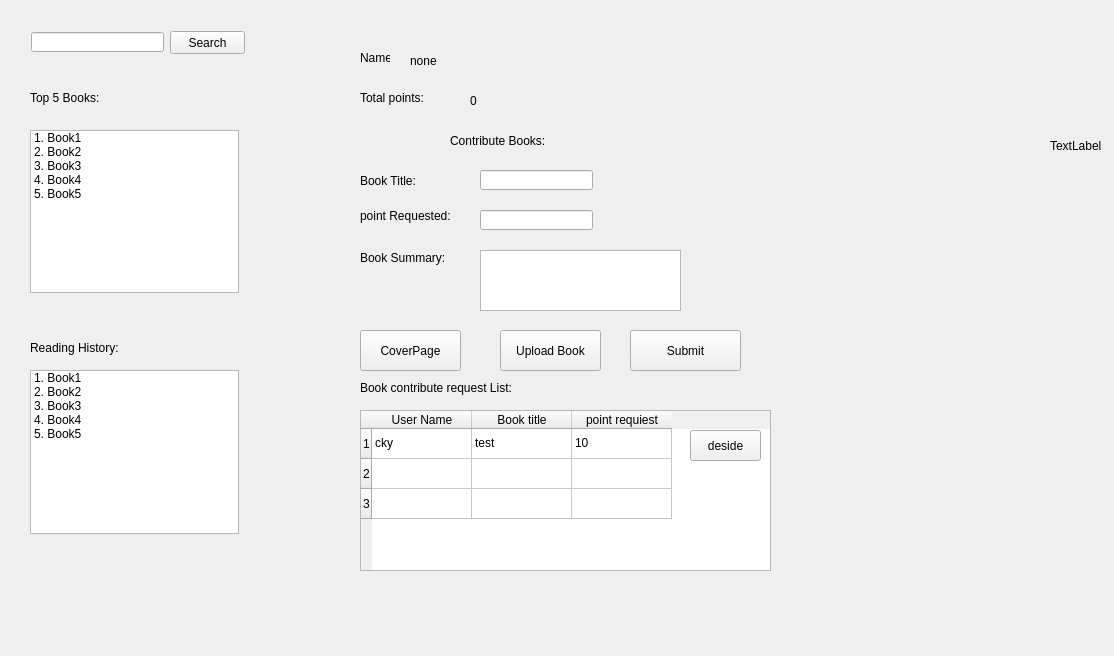
<?xml version="1.0" encoding="UTF-8"?>
<ui version="4.0">
 <class>superUser</class>
 <widget class="QWidget" name="superUser">
  <property name="geometry">
   <rect>
    <x>0</x>
    <y>0</y>
    <width>1114</width>
    <height>656</height>
   </rect>
  </property>
  <property name="windowTitle">
   <string>Form</string>
  </property>
  <widget class="QLineEdit" name="search_Input">
   <property name="geometry">
    <rect>
     <x>31</x>
     <y>32</y>
     <width>133</width>
     <height>20</height>
    </rect>
   </property>
  </widget>
  <widget class="QPushButton" name="search_Button">
   <property name="geometry">
    <rect>
     <x>170</x>
     <y>31</y>
     <width>75</width>
     <height>23</height>
    </rect>
   </property>
   <property name="text">
    <string>Search</string>
   </property>
  </widget>
  <widget class="QLabel" name="contributLabel">
   <property name="geometry">
    <rect>
     <x>450</x>
     <y>130</y>
     <width>111</width>
     <height>21</height>
    </rect>
   </property>
   <property name="text">
    <string>Contribute Books:</string>
   </property>
  </widget>
  <widget class="QLabel" name="book_title_label">
   <property name="geometry">
    <rect>
     <x>360</x>
     <y>170</y>
     <width>71</width>
     <height>21</height>
    </rect>
   </property>
   <property name="text">
    <string>Book Title:</string>
   </property>
  </widget>
  <widget class="QLabel" name="point_requested_label">
   <property name="geometry">
    <rect>
     <x>360</x>
     <y>200</y>
     <width>101</width>
     <height>31</height>
    </rect>
   </property>
   <property name="text">
    <string>point Requested:</string>
   </property>
  </widget>
  <widget class="QLabel" name="book_summary_label">
   <property name="geometry">
    <rect>
     <x>360</x>
     <y>250</y>
     <width>91</width>
     <height>16</height>
    </rect>
   </property>
   <property name="text">
    <string>Book Summary:</string>
   </property>
  </widget>
  <widget class="QLineEdit" name="book_title_input">
   <property name="geometry">
    <rect>
     <x>480</x>
     <y>170</y>
     <width>113</width>
     <height>20</height>
    </rect>
   </property>
  </widget>
  <widget class="QLineEdit" name="point_requested_input">
   <property name="geometry">
    <rect>
     <x>480</x>
     <y>210</y>
     <width>113</width>
     <height>20</height>
    </rect>
   </property>
  </widget>
  <widget class="QTextEdit" name="book_summary_input">
   <property name="geometry">
    <rect>
     <x>480</x>
     <y>250</y>
     <width>201</width>
     <height>61</height>
    </rect>
   </property>
  </widget>
  <widget class="QPushButton" name="coverpage_button">
   <property name="geometry">
    <rect>
     <x>360</x>
     <y>330</y>
     <width>101</width>
     <height>41</height>
    </rect>
   </property>
   <property name="text">
    <string>CoverPage</string>
   </property>
  </widget>
  <widget class="QPushButton" name="upload_book_button">
   <property name="geometry">
    <rect>
     <x>500</x>
     <y>330</y>
     <width>101</width>
     <height>41</height>
    </rect>
   </property>
   <property name="text">
    <string>Upload Book</string>
   </property>
  </widget>
  <widget class="QPushButton" name="submit_button">
   <property name="geometry">
    <rect>
     <x>630</x>
     <y>330</y>
     <width>111</width>
     <height>41</height>
    </rect>
   </property>
   <property name="text">
    <string>Submit</string>
   </property>
  </widget>
  <widget class="QTableWidget" name="request_Table">
   <property name="geometry">
    <rect>
     <x>360</x>
     <y>410</y>
     <width>411</width>
     <height>161</height>
    </rect>
   </property>
   <row>
    <property name="text">
     <string>1</string>
    </property>
   </row>
   <row>
    <property name="text">
     <string>2</string>
    </property>
   </row>
   <row>
    <property name="text">
     <string>3</string>
    </property>
   </row>
   <column>
    <property name="text">
     <string>User Name</string>
    </property>
   </column>
   <column>
    <property name="text">
     <string>Book title</string>
    </property>
   </column>
   <column>
    <property name="text">
     <string>point requiest</string>
    </property>
   </column>
   <item row="0" column="0">
    <property name="text">
     <string>cky</string>
    </property>
   </item>
   <item row="0" column="1">
    <property name="text">
     <string>test</string>
    </property>
   </item>
   <item row="0" column="2">
    <property name="text">
     <string>10</string>
    </property>
   </item>
   <item row="1" column="0">
    <property name="text">
     <string/>
    </property>
   </item>
  </widget>
  <widget class="QLabel" name="point_Label">
   <property name="geometry">
    <rect>
     <x>360</x>
     <y>90</y>
     <width>78</width>
     <height>16</height>
    </rect>
   </property>
   <property name="text">
    <string>Total points:</string>
   </property>
  </widget>
  <widget class="QLabel" name="points_number_Label">
   <property name="geometry">
    <rect>
     <x>470</x>
     <y>90</y>
     <width>61</width>
     <height>21</height>
    </rect>
   </property>
   <property name="text">
    <string>0</string>
   </property>
  </widget>
  <widget class="QLabel" name="username_Label">
   <property name="geometry">
    <rect>
     <x>360</x>
     <y>50</y>
     <width>30</width>
     <height>16</height>
    </rect>
   </property>
   <property name="text">
    <string>Name:</string>
   </property>
  </widget>
  <widget class="QLabel" name="name_In_Label">
   <property name="geometry">
    <rect>
     <x>410</x>
     <y>50</y>
     <width>101</width>
     <height>21</height>
    </rect>
   </property>
   <property name="text">
    <string>none</string>
   </property>
  </widget>
  <widget class="QLabel" name="top5_Label">
   <property name="geometry">
    <rect>
     <x>30</x>
     <y>90</y>
     <width>72</width>
     <height>16</height>
    </rect>
   </property>
   <property name="text">
    <string>Top 5 Books:</string>
   </property>
  </widget>
  <widget class="QListWidget" name="top5_List">
   <property name="geometry">
    <rect>
     <x>30</x>
     <y>130</y>
     <width>209</width>
     <height>163</height>
    </rect>
   </property>
   <item>
    <property name="text">
     <string>1. Book1</string>
    </property>
   </item>
   <item>
    <property name="text">
     <string>2. Book2</string>
    </property>
   </item>
   <item>
    <property name="text">
     <string>3. Book3</string>
    </property>
   </item>
   <item>
    <property name="text">
     <string>4. Book4</string>
    </property>
   </item>
   <item>
    <property name="text">
     <string>5. Book5</string>
    </property>
   </item>
  </widget>
  <widget class="QLabel" name="history_Label">
   <property name="geometry">
    <rect>
     <x>30</x>
     <y>340</y>
     <width>96</width>
     <height>16</height>
    </rect>
   </property>
   <property name="text">
    <string>Reading History:</string>
   </property>
  </widget>
  <widget class="QListWidget" name="history_List">
   <property name="geometry">
    <rect>
     <x>30</x>
     <y>370</y>
     <width>209</width>
     <height>164</height>
    </rect>
   </property>
   <item>
    <property name="text">
     <string>1. Book1</string>
    </property>
   </item>
   <item>
    <property name="text">
     <string>2. Book2</string>
    </property>
   </item>
   <item>
    <property name="text">
     <string>3. Book3</string>
    </property>
   </item>
   <item>
    <property name="text">
     <string>4. Book4</string>
    </property>
   </item>
   <item>
    <property name="text">
     <string>5. Book5</string>
    </property>
   </item>
  </widget>
  <widget class="QLabel" name="request_List_Label">
   <property name="geometry">
    <rect>
     <x>360</x>
     <y>380</y>
     <width>211</width>
     <height>16</height>
    </rect>
   </property>
   <property name="text">
    <string>Book contribute request List:</string>
   </property>
  </widget>
  <widget class="QPushButton" name="pushButton">
   <property name="geometry">
    <rect>
     <x>690</x>
     <y>430</y>
     <width>71</width>
     <height>31</height>
    </rect>
   </property>
   <property name="text">
    <string>deside</string>
   </property>
  </widget>
  <widget class="QLabel" name="label">
   <property name="geometry">
    <rect>
     <x>1050</x>
     <y>130</y>
     <width>61</width>
     <height>31</height>
    </rect>
   </property>
   <property name="text">
    <string>TextLabel</string>
   </property>
  </widget>
 </widget>
 <resources/>
 <connections/>
</ui>
